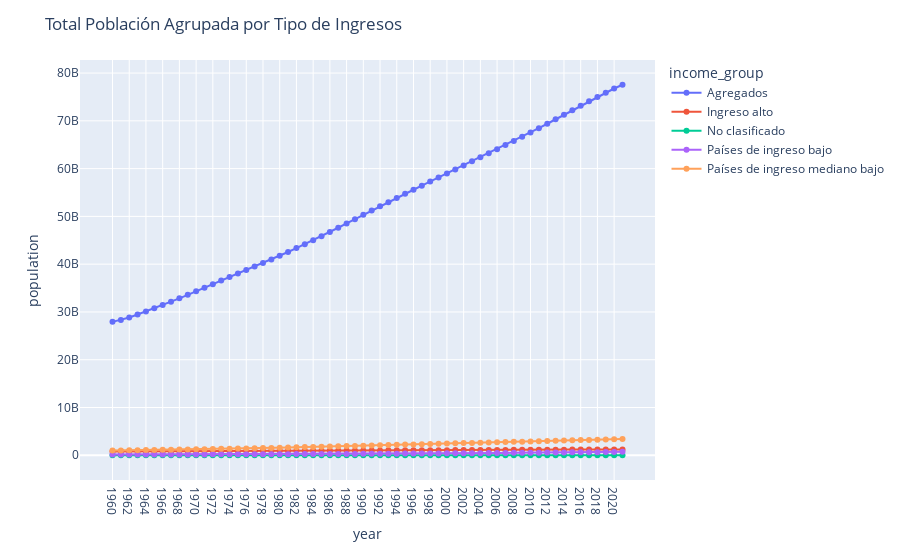

Notebook code for this chart:
### Code cell
fig = px.line(df_world_population[df_world_population['income_group']!='Ingreso mediano alto'].groupby(['income_group','year'])[['population','rate_pop']].sum().reset_index(),x='year',y='population',color ='income_group',markers=True)
fig.update_layout(title='Total Población Agrupada por Tipo de Ingresos')
fig.show()
